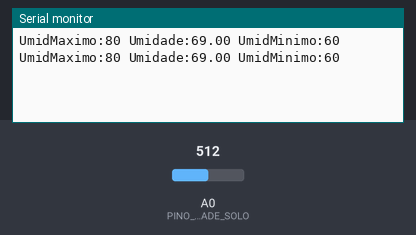
This sketch was run on a simulated Arduino Uno, built with avr-gcc and run on an emulated ATmega328P. On the bench: the last lines printed to the serial monitor. Inputs (shaded band) come from the test bench; at power-on: A0 (PINO_SENSOR_UMIDADE_SOLO) = 512.

Above: at 1.8 s.
1.9 s: A0 (PINO_SENSOR_UMIDADE_SOLO) set to 716
At 2.8 s:
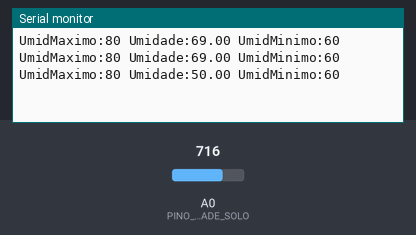
3.4 s: A0 (PINO_SENSOR_UMIDADE_SOLO) set to 900
At 4.8 s:
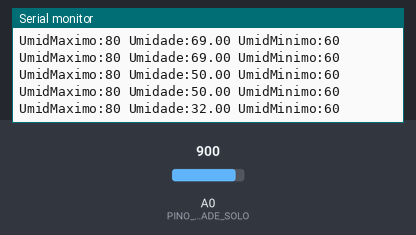
Timing chart, 0 to 6.4 s (numbered marks = the images above; inputs shaded):
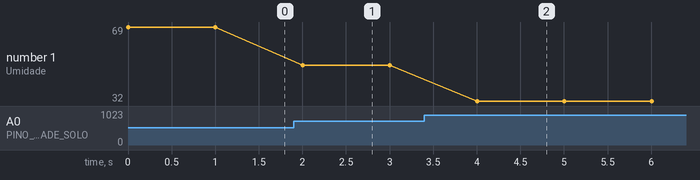

Measured:
- after the input at 1.9 s, the serial monitor: prints a new line after 0.10 s (image 1)
- after the input at 3.4 s, the serial monitor: prints a new line after 0.60 s (image 2)
- plotted number 1: 69 → 50 after the input at 1.9 s, 50 → 32 after the input at 3.4 s

The sketch:

sensor_umidade_solo.ino
```cpp
// Definições dos pinos e variáveis
const int PINO_SENSOR_UMIDADE_SOLO = A0;  // Pino conectado ao sensor capacitivo de umidade de solo

// Função de inicialização
void setup() {
  Serial.begin(9600);  // Inicializa a comunicação serial a 9600 bps
  pinMode(PINO_SENSOR_UMIDADE_SOLO, INPUT);  // Configura o pino como entrada
}

// Função principal de execução contínua
void loop() {
  // Lê o valor analógico do sensor de umidade
  int leituraSensor = analogRead(PINO_SENSOR_UMIDADE_SOLO);

  // Calcula a porcentagem de umidade com base na leitura do sensor
  float porcentagemUmidade = map(leituraSensor, 1023, 0, 0, 100);
  porcentagemUmidade = constrain(porcentagemUmidade, 0, 100); // Limita entre 0 e 100%
  porcentagemUmidade = porcentagemUmidade + 20;

  // Exibe a porcentagem de umidade no monitor serial
    Serial.print("UmidMaximo:");
    Serial.print(80);
    Serial.print(" ");
    Serial.print("Umidade:");
    Serial.print(porcentagemUmidade);
    Serial.print(" ");
    Serial.print("UmidMinimo:");
    Serial.println(60);


  // Aguarda 1 segundo antes da próxima leitura
  delay(1000);
}
```
